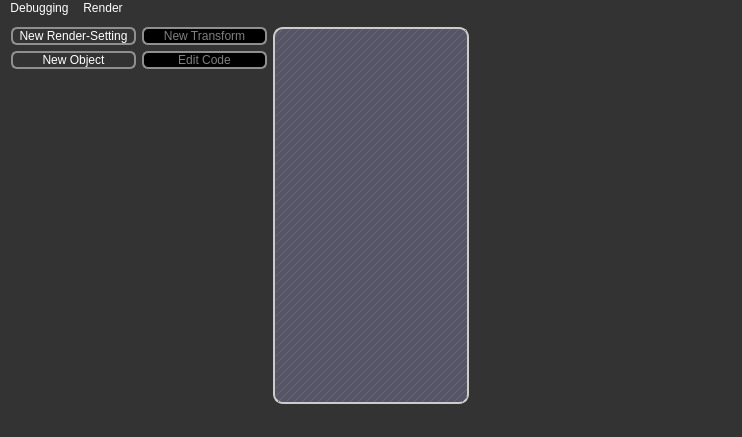
<?xml version="1.0" encoding="UTF-8"?>
<ui version="4.0">
 <class>MainWindow</class>
 <widget class="QMainWindow" name="MainWindow">
  <property name="geometry">
   <rect>
    <x>0</x>
    <y>0</y>
    <width>740</width>
    <height>437</height>
   </rect>
  </property>
  <property name="windowTitle">
   <string>MainWindow</string>
  </property>
  <property name="styleSheet">
   <string notr="true">* {
	background: #333; 
	color: white;
}


QScrollBar::add-line, QScrollBar::sub-line {width:0;height:0;background:none;}
QScrollBar{padding:1px 1px 1px 1px;}
QScrollBar::handle{
	border-radius:4px;
	background-color: qlineargradient(x1:0, y1:0, x2:0, y2:1,
                                       stop:0 #717171, stop: 0.5 #505050,
                                       stop: 0.6 #434343, stop:1 #757575);
}
QScrollBar::add-page, QScrollBar::sub-page{
	background:none;
	color:transparent;
}

QGraphicsView, QMdiArea, QTreeView, QTextEdit {
	border:2px solid #ccc;
	border-radius:10px; 
	background-color:#556;
	alternate-background-color:#556;
}
QMdiArea::QFrame {
	background-color:#222;
}


QHeaderView { background-color: transparent; }
QHeaderView::section {
	background-color: qlineargradient(x1:0, y1:0, x2:0, y2:1,
                                       stop:0 #616161, stop: 0.5 #505050,
                                       stop: 0.6 #434343, stop:1 #656565);
	color: white;
	padding-left: 4px;
	border: 1px solid #6c6c6c;
	border-radius:5px;
 }

QMenuBar {
	background-color: qlineargradient(x1:0, y1:0, x2:0, y2:1,
                                       stop:0 #889, stop:1 #aab);
 } QMenuBar::item  {
	spacing: 3px; /* spacing between menu bar items */
	padding: 1px 4px;
	background: transparent;
	border-radius: 4px;
} QMenuBar::item:selected { /* when selected using mouse or keyboard */
	background: #b8b8b8;
} QMenuBar::item:pressed {
	background: #aaa;
}

QMenu {
	border: 1px solid black;
	background-color: qlineargradient(x1:0, y1:0, x2:0, y2:1,
                                       stop:0 #716161, stop: 0.5 #605050,
                                       stop: 0.52 #534343, stop:1 #756565);
} QMenu::item {
} QMenu::item:selected {
	background-color: #654321;
}

QPushButton {
	border: 2px solid #8f8f91;
	border-radius: 6px;
	background-color: qlineargradient(x1:0, y1:0, x2:0, y2:1,
                                       stop:0 #717171, stop: 0.5 #606060,
                                       stop: 0.6 #535353, stop:1 #757575);
} QPushButton:pressed {
	background-color: qlineargradient(x1:0, y1:0, x2:0, y2:1,
										stop:0.5 #717171, 
										stop: 1 #606060,
										stop: 0 #535353, 
										stop:0.6 #757575);
} QPushButton:disabled {
	color:gray;
	background-color: black;
}

QGroupBox {
	 background-color: qlineargradient(x1: 0, y1: 0, x2: 0, y2: 1,
                                       stop: 0 #555, stop: 1 #889);
	border: 2px solid #CCC;
	border-radius: 6px;
	margin-top: 1ex; /* leave space at the top for the title */
} QGroupBox::title {
	color: orange;	
	subcontrol-origin: margin;
	subcontrol-position: top center; /* position at the top center */
	padding: 0 3px;
}</string>
  </property>
  <widget class="QWidget" name="centralWidget">
   <layout class="QHBoxLayout" name="horizontalLayout">
    <item>
     <layout class="QVBoxLayout" name="verticalLayout">
      <property name="sizeConstraint">
       <enum>QLayout::SetDefaultConstraint</enum>
      </property>
      <item>
       <layout class="QGridLayout" name="gridLayout">
        <item row="0" column="0">
         <widget class="QPushButton" name="newRsButton">
          <property name="enabled">
           <bool>true</bool>
          </property>
          <property name="text">
           <string>New Render-Setting</string>
          </property>
         </widget>
        </item>
        <item row="0" column="1">
         <widget class="QPushButton" name="newTransformButton">
          <property name="enabled">
           <bool>false</bool>
          </property>
          <property name="text">
           <string>New Transform</string>
          </property>
         </widget>
        </item>
        <item row="1" column="0">
         <widget class="QPushButton" name="newObjectButton">
          <property name="enabled">
           <bool>true</bool>
          </property>
          <property name="text">
           <string>New Object</string>
          </property>
         </widget>
        </item>
        <item row="1" column="1">
         <widget class="QPushButton" name="editCodeButton">
          <property name="enabled">
           <bool>false</bool>
          </property>
          <property name="text">
           <string>Edit Code</string>
          </property>
         </widget>
        </item>
       </layout>
      </item>
      <item>
       <widget class="QtTreePropertyBrowser" name="settings" native="true">
        <property name="sizePolicy">
         <sizepolicy hsizetype="Preferred" vsizetype="Preferred">
          <horstretch>0</horstretch>
          <verstretch>0</verstretch>
         </sizepolicy>
        </property>
        <property name="minimumSize">
         <size>
          <width>256</width>
          <height>324</height>
         </size>
        </property>
       </widget>
      </item>
     </layout>
    </item>
    <item>
     <widget class="QMdiArea" name="mdiArea">
      <property name="autoFillBackground">
       <bool>false</bool>
      </property>
      <property name="styleSheet">
       <string notr="true"/>
      </property>
      <property name="background">
       <brush brushstyle="BDiagPattern">
        <color alpha="255">
         <red>104</red>
         <green>104</green>
         <blue>104</blue>
        </color>
       </brush>
      </property>
     </widget>
    </item>
    <item>
     <widget class="QuatschSourceEditor" name="codeEditor" native="true">
      <property name="enabled">
       <bool>false</bool>
      </property>
      <property name="sizePolicy">
       <sizepolicy hsizetype="Preferred" vsizetype="Preferred">
        <horstretch>0</horstretch>
        <verstretch>0</verstretch>
       </sizepolicy>
      </property>
      <property name="minimumSize">
       <size>
        <width>256</width>
        <height>324</height>
       </size>
      </property>
     </widget>
    </item>
   </layout>
  </widget>
  <widget class="QMenuBar" name="menuBar">
   <property name="geometry">
    <rect>
     <x>0</x>
     <y>0</y>
     <width>740</width>
     <height>16</height>
    </rect>
   </property>
   <widget class="QMenu" name="menuDebugging">
    <property name="title">
     <string>Debugging</string>
    </property>
    <addaction name="actionShow_redshift_job_code"/>
   </widget>
   <widget class="QMenu" name="menuRender">
    <property name="title">
     <string>Render</string>
    </property>
    <addaction name="actionRender"/>
   </widget>
   <addaction name="menuDebugging"/>
   <addaction name="menuRender"/>
  </widget>
  <widget class="QStatusBar" name="statusBar"/>
  <action name="actionShow_redshift_job_code">
   <property name="text">
    <string>Show redshift-job code</string>
   </property>
   <property name="shortcut">
    <string>Alt+R</string>
   </property>
  </action>
  <action name="actionRender">
   <property name="text">
    <string>Render</string>
   </property>
   <property name="shortcut">
    <string>Ctrl+V</string>
   </property>
  </action>
 </widget>
 <layoutdefault spacing="6" margin="11"/>
 <customwidgets>
  <customwidget>
   <class>QtTreePropertyBrowser</class>
   <extends>QWidget</extends>
   <header location="global">qttreepropertybrowser.h</header>
   <container>1</container>
  </customwidget>
  <customwidget>
   <class>QuatschSourceEditor</class>
   <extends>QWidget</extends>
   <header>../QtQuatschSourceEditor/quatschsourceeditor.hh</header>
   <container>1</container>
  </customwidget>
 </customwidgets>
 <resources/>
 <connections/>
</ui>
